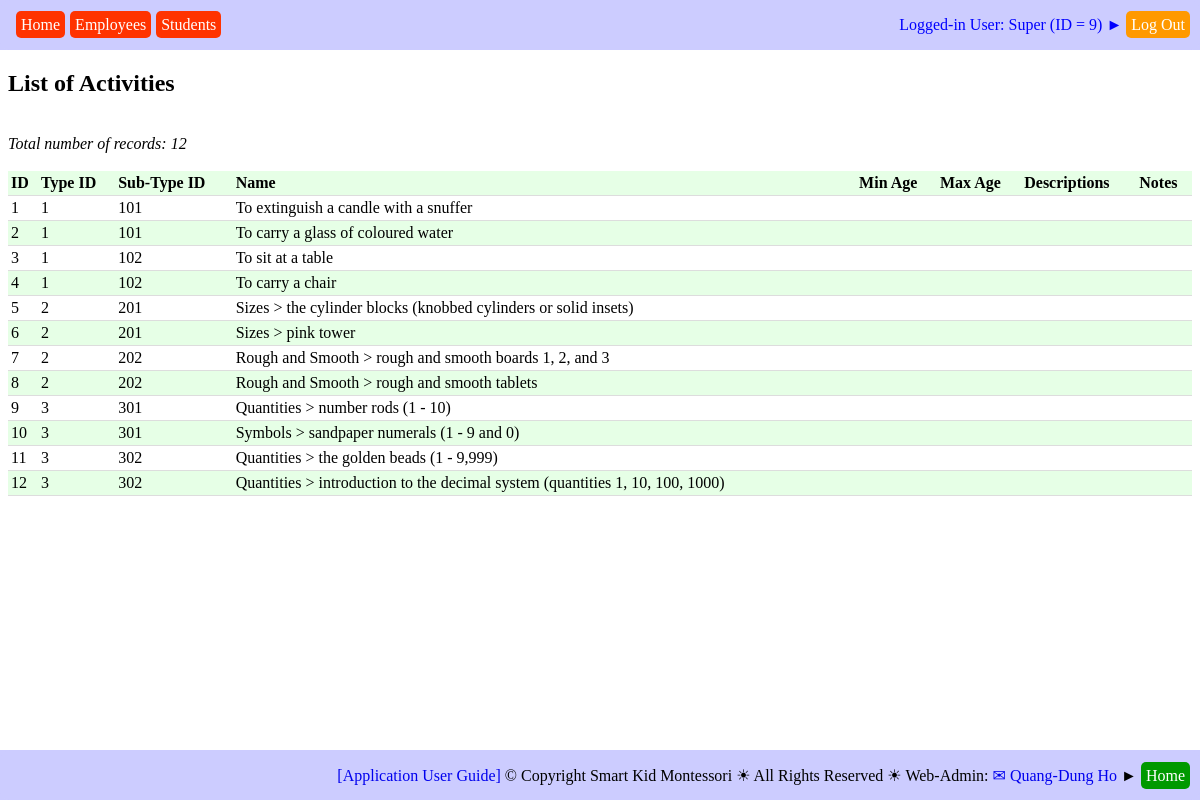
Screenshot of /report_activities.php (signed in) with the database file from the repository.
### tables this page shows
CREATE TABLE `web_pages` (
  `PAGE_ID` int(11) NOT NULL,
  `TAG_CLASS` varchar(50) NOT NULL,
  `TYPE` varchar(20) NOT NULL,
  `HREF` varchar(500) NOT NULL,
  `ICON_URL` varchar(500) NOT NULL,
  `TITLE` varchar(200) NOT NULL,
  `TITLE_SHORT` varchar(200) NOT NULL,
  `STATUS` varchar(20) NOT NULL
);

CREATE TABLE `activities` (
  `ACT_ID` int(11) NOT NULL,
  `ACT_TYPE_ID` int(11) NOT NULL,
  `ACT_SUBTYPE_ID` int(11) NOT NULL,
  `ACT_NAME` varchar(250) NOT NULL,
  `ACT_MIN_AGE` int(11) DEFAULT NULL,
  `ACT_MAX_AGE` int(11) DEFAULT NULL,
  `ACT_DESCR` text,
  `ACT_NOTES` text
);

### db_operations.php (called while the page is built, shortened)
<?php
require_once("sql_queries.php");
function insert_DB_QUERY_LOGS($user_name, $queryStrToDisplay)
{
	$queryStr = "INSERT INTO ";
		$queryStr = $queryStr . "DB_QUERY_LOGS(";
		$queryStr = $queryStr . "QUERY_STR";
		$queryStr = $queryStr . ", " . "USER_NAME";
		$queryStr = $queryStr . ", " . "DATE_TIME";
		$queryStr = $queryStr . ", " . "IP_ADDR";
		$queryStr = $queryStr . ")";
	$queryStr = $queryStr . " VALUES(";
		$queryStr = $queryStr . "'" . $queryStrToDisplay .  "'";
		$queryStr = $queryStr . ", " . "'" . $user_name . "'";
		$queryStr = $queryStr . ", " . "NOW()";
		$queryStr = $queryStr . ", " . "'" . get_client_ip() .  "'";
		$queryStr = $queryStr . ")";
	$queryStr = $queryStr . ";";
	$result = getResult($queryStr);
	return ($result);
}
function report_ACTIVITIES($debug_on)
{
	$queryStr = 'SELECT  ';
		$queryStr = $queryStr . '*';
	$queryStr = $queryStr . ' FROM ';
		$queryStr = $queryStr . 'ACTIVITIES';
	$queryStr = $queryStr . ' ORDER BY ';
		$queryStr = $queryStr . 'ACT_TYPE_ID' . ' ASC ';
		$queryStr = $queryStr . ', ' . 'ACT_SUBTYPE_ID' . ' ASC';
	$queryStr = $queryStr . ';';
	$result = getResult($queryStr);
	$fieldHeaderStr = array (
		0 => 'ID',
		1 => 'Type ID',
		2 => 'Sub-Type ID',
		3 => 'Name',
		4 => 'Min Age',
		5 => 'Max Age',
		6 => 'Descriptions',
		7 => 'Notes',
		);
	populateResultToTable($result, $fieldHeaderStr);
}
function getTabsOfPage($this_page_url, $debug_on)
{
	$queryStr = 'SELECT ';
		$queryStr = $queryStr .'HREF';
		$queryStr = $queryStr . ', ' . 'TITLE_SHORT';
	$queryStr = $queryStr . ' FROM ';
		$queryStr = $queryStr . 'WEB_PAGES';
	$queryStr = $queryStr . ' WHERE ';
		$queryStr = $queryStr . 'PAGE_ID IN';
		$queryStr = $queryStr . '(';
			$queryStr = $queryStr . 'SELECT ';
				$queryStr = $queryStr . 'TAB_PAGE_ID';
			$queryStr = $queryStr . ' FROM ';
				$queryStr = $queryStr . 'PAGE_TABS';
			$queryStr = $queryStr . ' WHERE ';
				$queryStr = $queryStr . 'PAGE_ID IN';
				$queryStr = $queryStr . '(';
					$queryStr = $queryStr . 'SELECT ';
						$queryStr = $queryStr . 'PAGE_ID';
					$queryStr = $queryStr . ' FROM ';
						$queryStr = $queryStr . 'WEB_PAGES';
					$queryStr = $queryStr . ' WHERE ';
						$queryStr = $queryStr . '(INSTR("' . $this_page_url .'", HREF) > 0)';
					$queryStr = $queryStr . ')';
				$queryStr = $queryStr . ')';
	$queryStr = $queryStr . ';';
	$result = getResult($queryStr);
	return ($result);
}
function get_client_ip() {
    $ipaddress = '';
    if (isset($_SERVER['HTTP_CLIENT_IP']) && ($_SERVER['HTTP_CLIENT_IP']))
        $ipaddress = $_SERVER['HTTP_CLIENT_IP'];
    else if (isset($_SERVER['HTTP_X_FORWARDED_FOR']) && ($_SERVER['HTTP_X_FORWARDED_FOR']))
        $ipaddress = $_SERVER['HTTP_X_FORWARDED_FOR'];
    else if (isset($_SERVER['HTTP_X_FORWARDED']) && ($_SERVER['HTTP_X_FORWARDED']))
        $ipaddress = $_SERVER['HTTP_X_FORWARDED'];
    else if (isset($_SERVER['HTTP_FORWARDED_FOR']) && ($_SERVER['HTTP_FORWARDED_FOR']))
        $ipaddress = $_SERVER['HTTP_FORWARDED_FOR'];
    else if (isset($_SERVER['HTTP_FORWARDED']) && ($_SERVER['HTTP_FORWARDED']))
        $ipaddress = $_SERVER['HTTP_FORWARDED'];
    else if (isset($_SERVER['REMOTE_ADDR']) && ($_SERVER['REMOTE_ADDR']))
        $ipaddress = $_SERVER['REMOTE_ADDR'];
    else
        $ipaddress = 'unknown';
    return $ipaddress;
}
?>

### sql_queries.php (the view, shortened to what this page needs)
<?php
	function connectDB()
	{
		$db_hostname = "localhost";
		$db_name     = "montessori";
		$db_username = "root";
		$db_password = "";
		$db = mysqli_connect($db_hostname, $db_username, $db_password, $db_name);
		return ($db);
	}
	function getResult($query)
	{
		$db = connectDB();
		$result = mysqli_query($db, $query);
		return ($result);
	}
	function populateResultToTable($result, $fieldHeaderStr)
	{
		$resultRows = mysqli_num_rows($result);
		$resultFields = mysqli_num_fields($result);
		echo '<br/><i>Total number of records: ' . $resultRows . '</i><br/><br/>';
		echo '<table>';
		echo '<tr>';
		for ($fd = 0; $fd < $resultFields; $fd++)
		{
			echo '<th>' . $fieldHeaderStr[$fd] . '</th>';
		}
 		echo '</tr>';
		for ($row = 0; $row < $resultRows; $row++)
		{
			$currentRow = mysqli_fetch_row($result);
			echo '<tr>';
			for ($fd = 0; $fd < $resultFields; $fd++)
			{
				echo '<td>' . $currentRow[$fd] . '</td>';
			}
			echo '</tr>';
		}
		echo '</table>';
	}
?>

### tab_header.php
<div style="
    		position: fixed;
    		height: 20px;
 		   	width: 50%;
    		top: 7px;
    		left: 6px;
    		right: 0;
    		background-color: transparent;"
>
<div style="
	display: table;
	height: 26px;
    width: 100%;
    margin: 0px;
    background-color: transparent;
    border-radius: 10px;
    text-align: left">
	<div style="
		display: table-cell;
		height: 26px;
    	width: 100%;
    	padding: 5px;
    	vertical-align: middle;">
	<?php
	require_once("db_operations.php");
	$tabs = getTabsOfPage($_SERVER["PHP_SELF"], true);
	$tabNum = mysqli_num_rows($tabs);
	for ($row = 0; $row < $tabNum; $row++)
	{
		$currentTab = mysqli_fetch_row($tabs);
		echo '<a href="' . $currentTab[0] . '" style="background-color: rgb(255, 51, 0); color: white; text-decoration: none; padding: 5px; margin-left: 5px; border-radius: 5px">' . $currentTab[1] . '</a>';
	}
	?>
	</div>
</div>
</div>

### db_tables.css (style rules this page uses)
table { border-collapse: collapse; width: 100%; }
th, td { padding: 3px; text-align: left; border-bottom: 1px solid #ddd; }
tr:nth-child(odd) { background-color: rgb(230, 255, 230); }

### common.css (style rules this page uses)
a { text-decoration: none; }

### rows the page displays
web_pages: TITLE_SHORT "Home"
web_pages: TITLE_SHORT "Employees"
web_pages: TITLE_SHORT "Students"
activities: ACT_ID "1", ACT_TYPE_ID "1", ACT_SUBTYPE_ID "101", ACT_NAME "To extinguish a candle with a snuffer"
activities: ACT_ID "2", ACT_TYPE_ID "1", ACT_SUBTYPE_ID "101", ACT_NAME "To carry a glass of coloured water"
activities: ACT_ID "3", ACT_TYPE_ID "1", ACT_SUBTYPE_ID "102", ACT_NAME "To sit at a table"
activities: ACT_ID "4", ACT_TYPE_ID "1", ACT_SUBTYPE_ID "102", ACT_NAME "To carry a chair"
activities: ACT_ID "5", ACT_TYPE_ID "2", ACT_SUBTYPE_ID "201", ACT_NAME "Sizes > the cylinder blocks (knobbed cylinders or solid insets)"
activities: ACT_ID "6", ACT_TYPE_ID "2", ACT_SUBTYPE_ID "201", ACT_NAME "Sizes > pink tower"
activities: ACT_ID "7", ACT_TYPE_ID "2", ACT_SUBTYPE_ID "202", ACT_NAME "Rough and Smooth > rough and smooth boards 1, 2, and 3"
activities: ACT_ID "8", ACT_TYPE_ID "2", ACT_SUBTYPE_ID "202", ACT_NAME "Rough and Smooth > rough and smooth tablets"
activities: ACT_ID "9", ACT_TYPE_ID "3", ACT_SUBTYPE_ID "301", ACT_NAME "Quantities > number rods (1 - 10)"
activities: ACT_ID "10", ACT_TYPE_ID "3", ACT_SUBTYPE_ID "301", ACT_NAME "Symbols > sandpaper numerals (1 - 9 and 0)"
activities: ACT_ID "11", ACT_TYPE_ID "3", ACT_SUBTYPE_ID "302", ACT_NAME "Quantities > the golden beads (1 - 9,999)"
activities: ACT_ID "12", ACT_TYPE_ID "3", ACT_SUBTYPE_ID "302", ACT_NAME "Quantities > introduction to the decimal system (quantities 1, 10, 100, 1000)"

### other values shown
$emp_name "Super"
$emp_id "9"
$resultRows "12"
$fieldHeaderStr[$fd] "ID"
$fieldHeaderStr[$fd] "Type ID"
$fieldHeaderStr[$fd] "Sub-Type ID"
$fieldHeaderStr[$fd] "Name"
$fieldHeaderStr[$fd] "Min Age"
$fieldHeaderStr[$fd] "Max Age"
$fieldHeaderStr[$fd] "Descriptions"
$fieldHeaderStr[$fd] "Notes"
